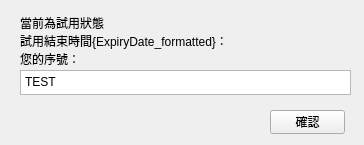
<?xml version="1.0" encoding="UTF-8"?>
<ui version="4.0">
 <class>ActMsgbox</class>
 <widget class="QWidget" name="ActMsgbox">
  <property name="geometry">
   <rect>
    <x>0</x>
    <y>0</y>
    <width>364</width>
    <height>145</height>
   </rect>
  </property>
  <property name="windowTitle">
   <string>Form</string>
  </property>
  <widget class="QPushButton" name="pushButton">
   <property name="geometry">
    <rect>
     <x>270</x>
     <y>110</y>
     <width>75</width>
     <height>24</height>
    </rect>
   </property>
   <property name="text">
    <string>確認</string>
   </property>
  </widget>
  <widget class="QLabel" name="label">
   <property name="geometry">
    <rect>
     <x>20</x>
     <y>10</y>
     <width>331</width>
     <height>61</height>
    </rect>
   </property>
   <property name="text">
    <string>當前為試用狀態
試用結束時間{ExpiryDate_formatted}：
您的序號：</string>
   </property>
  </widget>
  <widget class="QTextBrowser" name="textBrowser">
   <property name="geometry">
    <rect>
     <x>20</x>
     <y>70</y>
     <width>331</width>
     <height>25</height>
    </rect>
   </property>
   <property name="mouseTracking">
    <bool>true</bool>
   </property>
   <property name="acceptDrops">
    <bool>true</bool>
   </property>
   <property name="inputMethodHints">
    <set>Qt::ImhMultiLine</set>
   </property>
   <property name="verticalScrollBarPolicy">
    <enum>Qt::ScrollBarAlwaysOff</enum>
   </property>
   <property name="horizontalScrollBarPolicy">
    <enum>Qt::ScrollBarAlwaysOff</enum>
   </property>
   <property name="lineWrapMode">
    <enum>QTextEdit::WidgetWidth</enum>
   </property>
   <property name="html">
    <string>&lt;!DOCTYPE HTML PUBLIC &quot;-//W3C//DTD HTML 4.0//EN&quot; &quot;http://www.w3.org/TR/REC-html40/strict.dtd&quot;&gt;
&lt;html&gt;&lt;head&gt;&lt;meta name=&quot;qrichtext&quot; content=&quot;1&quot; /&gt;&lt;meta charset=&quot;utf-8&quot; /&gt;&lt;style type=&quot;text/css&quot;&gt;
p, li { white-space: pre-wrap; }
&lt;/style&gt;&lt;/head&gt;&lt;body style=&quot; font-family:'Microsoft JhengHei UI'; font-size:9pt; font-weight:400; font-style:normal;&quot;&gt;
&lt;p style=&quot; margin-top:0px; margin-bottom:0px; margin-left:0px; margin-right:0px; -qt-block-indent:0; text-indent:0px;&quot;&gt;TEST&lt;/p&gt;&lt;/body&gt;&lt;/html&gt;</string>
   </property>
   <property name="acceptRichText">
    <bool>true</bool>
   </property>
   <property name="textInteractionFlags">
    <set>Qt::TextBrowserInteraction</set>
   </property>
   <property name="openLinks">
    <bool>true</bool>
   </property>
  </widget>
 </widget>
 <resources/>
 <connections/>
</ui>
